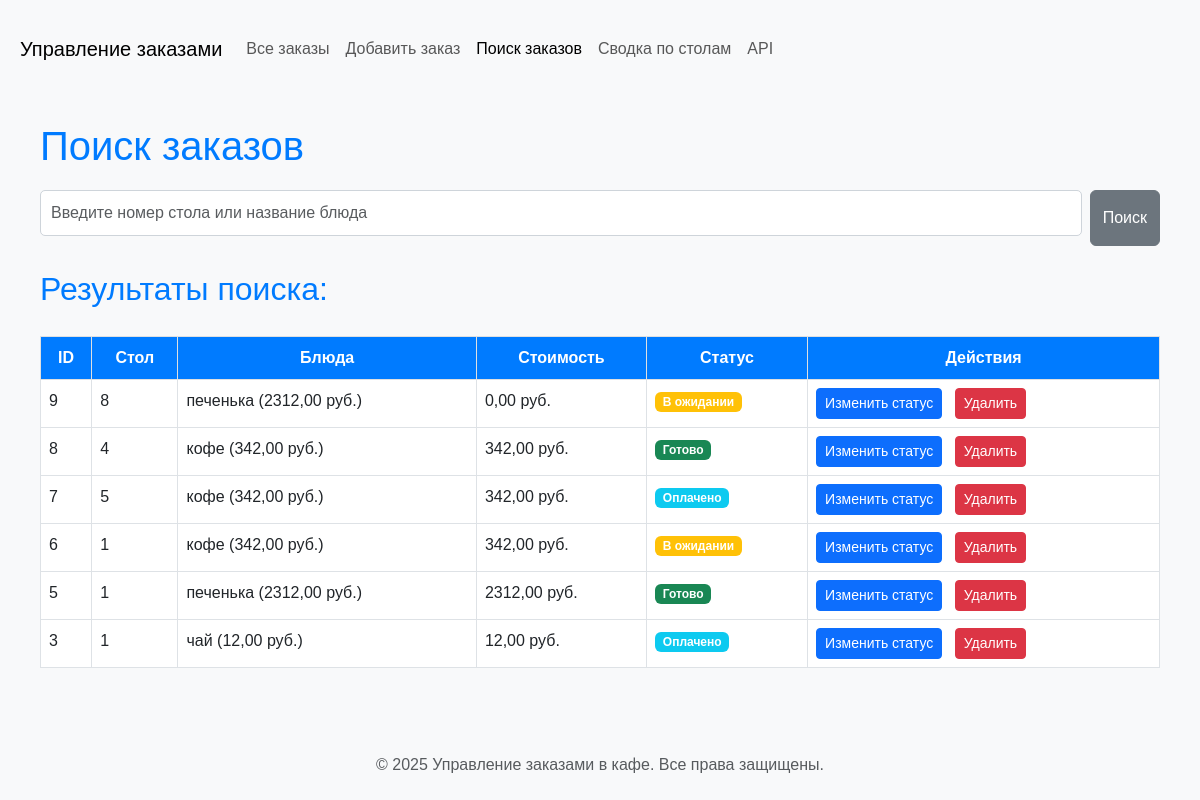
The page /search_orders/ on the database as committed earlier.
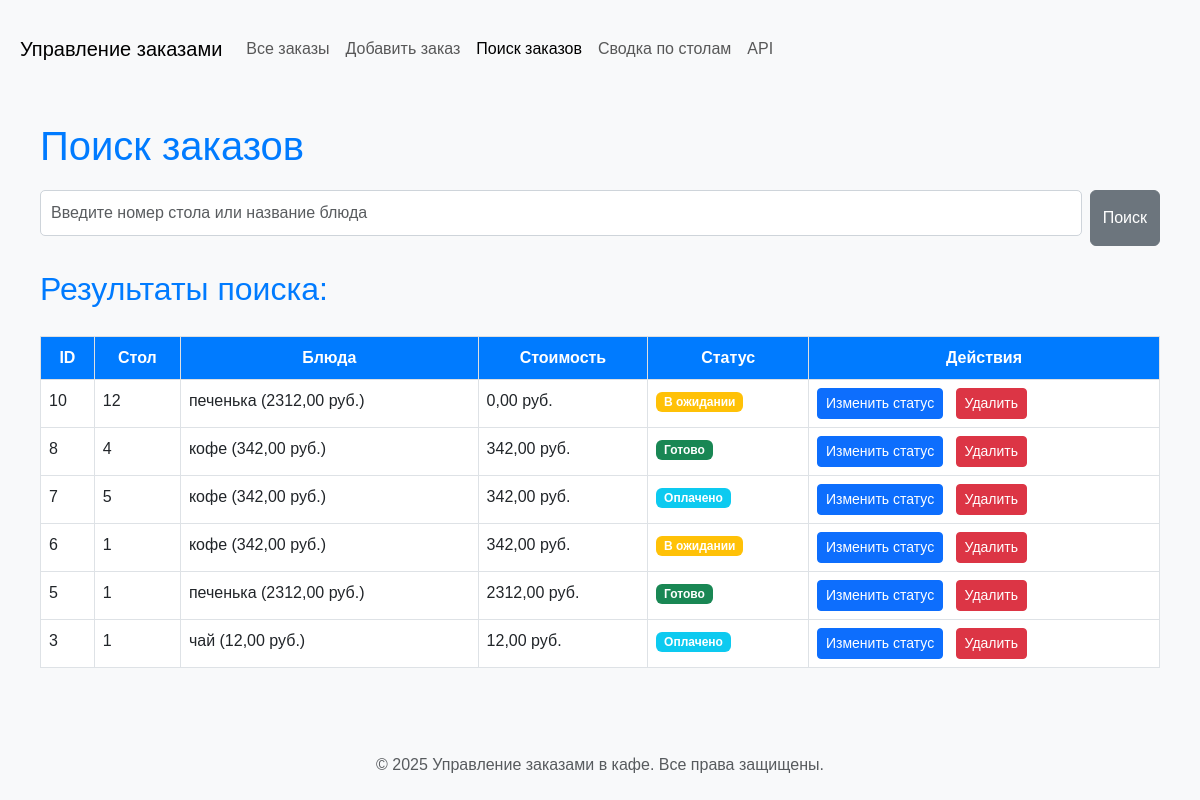
The same page on the database as committed later.
### cafe_orders_app/models.py (models this page shows, shortened)
class Order(models.Model):
    PENDING = 'В ожидании'
    READY = 'Готово'
    PAID = 'Оплачено'
    STATUS_CHOICES = [
        (PENDING, 'В ожидании'),
        (READY, 'Готово'),
        (PAID, 'Оплачено')
    ]
    table_number = models.IntegerField(verbose_name="Номер столика")
    dishes = models.ManyToManyField(
        Dish,
        blank=True,
        verbose_name="Блюда"
    )
    total_price = models.DecimalField(
        max_digits=10,
        decimal_places=2,
        default=0,
        verbose_name="Общая стоимость"
    )
    status = models.CharField(
        max_length=10,
        choices=STATUS_CHOICES,
        default=PENDING,
        verbose_name="Статус заказа"
    )
    class Meta:
        verbose_name = "Заказ"
        verbose_name_plural = "Заказы"
        ordering = ['-id']

class Dish(models.Model):
    name = models.CharField(max_length=255, verbose_name="Название блюда")
    price = models.DecimalField(
        max_digits=10,
        decimal_places=2,
        verbose_name="Цена"
    )
    available = models.BooleanField(default=True, verbose_name="Доступно")
    class Meta:
        verbose_name = "Блюдо"
        verbose_name_plural = "Блюда"
        ordering = ['name']

### cafe_orders_app/views.py (the view)
# urls.py: path('search_orders/', views.search_orders, name='search_orders'),
def search_orders(request: HttpRequest) -> HttpResponse:
    query = request.GET.get('search_query', '')
    if query.isdigit():
        orders = Order.objects.filter(table_number=int(query))
    else:
        orders = Order.objects.filter(dishes__name__icontains=query).distinct()
    return render(request, 'cafe_orders_app/search_orders.html', {'orders': orders, 'query': query})

### cafe_orders_app/templates/cafe_orders_app/search_orders.html
{% extends 'cafe_orders_app/base.html' %}
{% block content %}
<div class="container">
    <h1>Поиск заказов</h1>
    <div class="mb-4">
        <form method="GET" action="{% url 'cafe_orders_app:search_orders' %}" class="d-flex">
            <input
                type="text"
                id="search_query"
                name="search_query"
                placeholder="Введите номер стола или название блюда"
                value="{{ request.GET.search_query }}"
                class="form-control me-2"
            >
            <button type="submit" class="btn btn-secondary">Поиск</button>
        </form>
    </div>
    {% if orders %}
        <h2>Результаты поиска:</h2>
        <div class="table-responsive">
            <table class="table table-bordered table-hover">
                <thead class="table-light">
                    <tr>
                        <th>ID</th>
                        <th>Стол</th>
                        <th>Блюда</th>
                        <th>Стоимость</th>
                        <th>Статус</th>
                        <th>Действия</th>
                    </tr>
                </thead>
                <tbody>
                    {% for order in orders %}
                    <tr>
                        <td>{{ order.id }}</td>
                        <td>{{ order.table_number }}</td>
                        <td>
                            {% for dish in order.dishes.all %}
                                {{ dish.name }} ({{ dish.price|floatformat:2 }} руб.)<br>
                            {% empty %}
                                Нет блюд
                            {% endfor %}
                        </td>
                        <td>{{ order.total_price|floatformat:2 }} руб.</td>
                        <td>
                            <span class="badge
                                {% if order.status == 'В ожидании' %}bg-warning
                                {% elif order.status == 'Готово' %}bg-success
                                {% elif order.status == 'Оплачено' %}bg-info
                                {% else %}bg-secondary
                                {% endif %}">
                                {{ order.status|capfirst }}
                            </span>
                        </td>
                        <td>
                            <a href="{% url 'cafe_orders_app:change_status' order.id %}" class="btn btn-sm btn-primary me-2">Изменить статус</a>
                            <a href="{% url 'cafe_orders_app:delete_order' order.id %}" class="btn btn-sm btn-danger">Удалить</a>
                        </td>
                    </tr>
                    {% endfor %}
                </tbody>
            </table>
        </div>
    {% else %}
        {% if request.GET.search_query %}
            <p class="text-muted">Заказы по запросу "{{ request.GET.search_query }}" не найдены.</p>
        {% else %}
            <p class="text-muted">Введите запрос для поиска заказов.</p>
        {% endif %}
    {% endif %}
</div>
{% endblock %}

Rows that differ between the two databases and show on the page:
removed Order: id "9", table_number "8", total_price "0,00", status "В ожидании", Dish (name "печенька", price "2312,00")
added Order: id "10", table_number "12", total_price "0,00", status "В ожидании", Dish (name "печенька", price "2312,00")
